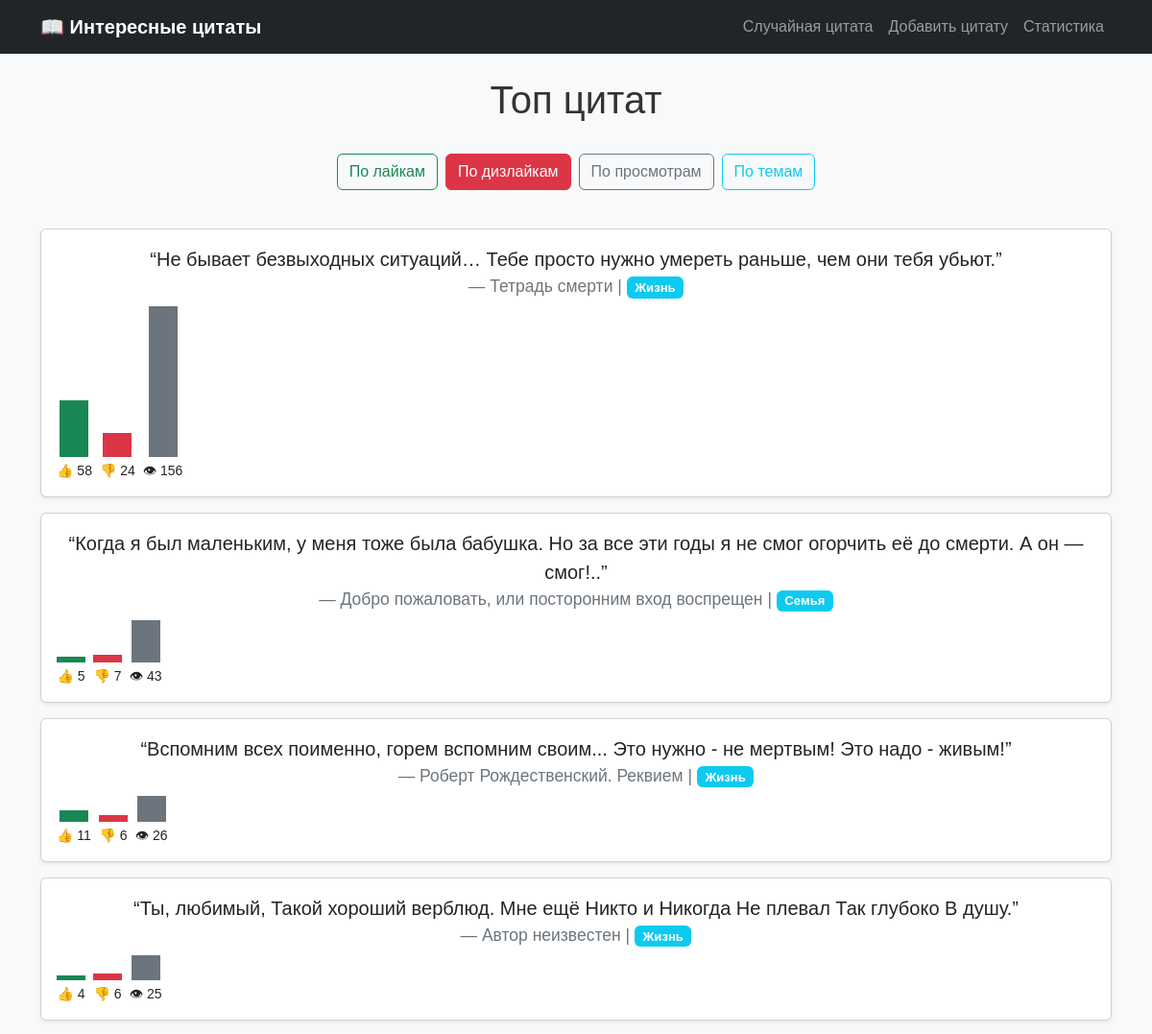
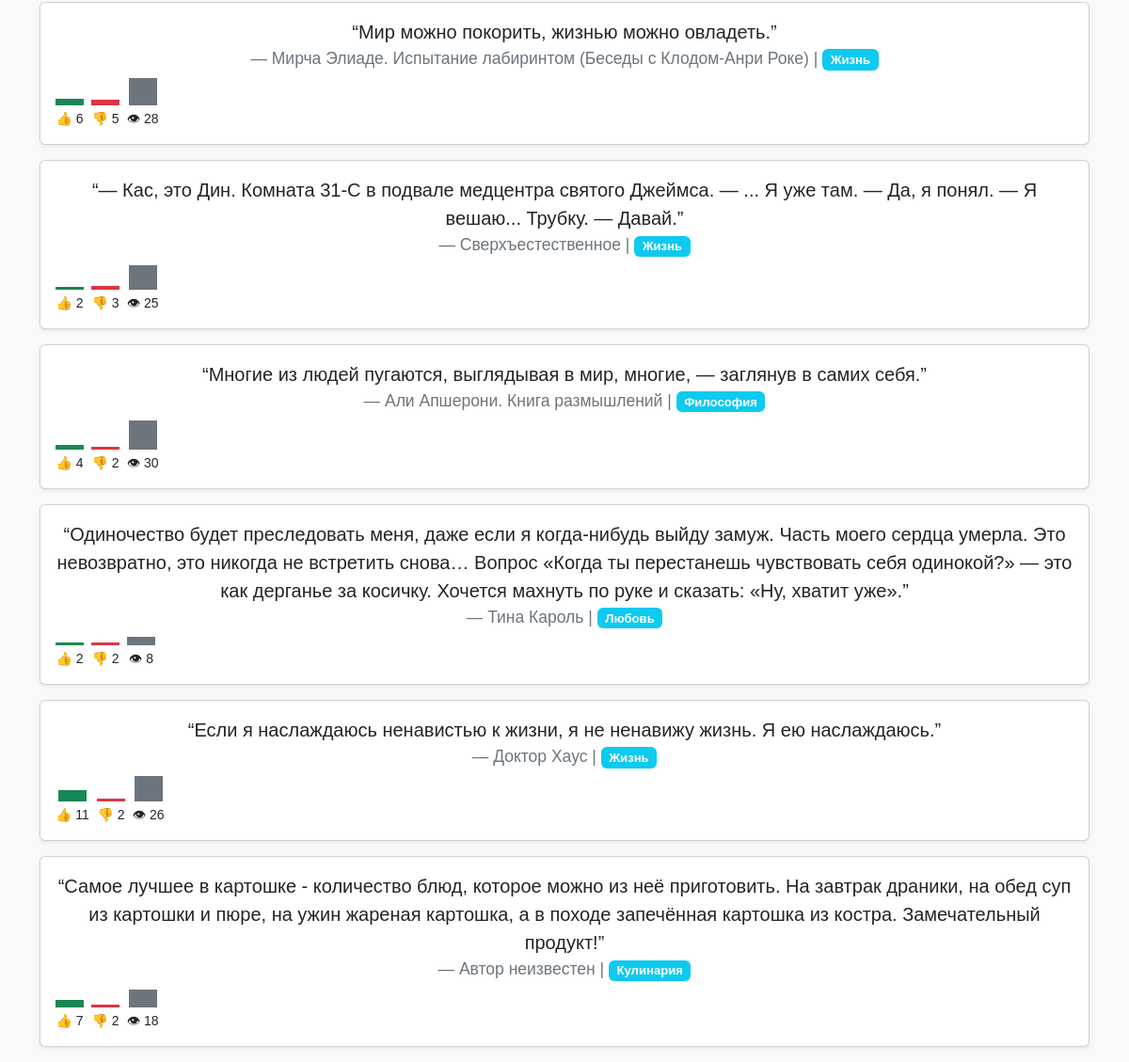
The app's page /top/?sort=dislikes with its own data (2 pictures, top to bottom).
### quotes/models.py (models this page shows, shortened)
class Quote(models.Model):
    text = models.TextField("Текст цитаты", unique=True, error_messages={"unique":"Такая цитата уже существует"})
    source = models.CharField("Источник", max_length=200)
    topic = models.CharField("Тема", max_length=50, choices=TOPIC_CHOICES, default='unknown')
    weight = models.PositiveIntegerField("Вес", default=1, validators=[MinValueValidator(1), MaxValueValidator(10)])
    likes = models.IntegerField(default=0)
    dislikes = models.IntegerField(default=0)
    views = models.IntegerField(default=0)

### quotes/views.py (the view)
# urls.py: path('top/', views.top_quotes, name='top_quotes'),
def top_quotes(request):
    sort = request.GET.get('sort', 'likes')  # по умолчанию лайки
    if sort == "likes":
        quotes = Quote.objects.order_by('-likes')[:10]
    elif sort == "dislikes":
        quotes = Quote.objects.order_by('-dislikes')[:10]
    elif sort == "views":
        quotes = Quote.objects.order_by('-views')[:10]
    else:
        quotes = Quote.objects.order_by('-likes')[:10]  # fallback
    return render(request, 'quotes/top_quotes.html', {'quotes': quotes, 'active_page': 'top_quotes', 'sort':sort})

### quotes/templates/quotes/top_quotes.html (shortened to what this page needs)
{% extends 'quotes/top_layout.html' %}
{% block top_content %}
    {% for quote in quotes %}
    <div class="card mb-3 shadow-sm">
      <div class="card-body">
        <blockquote class="blockquote mb-2">
          <p>“{{ quote.text }}”</p>
          <footer class="blockquote-footer">{{ quote.source }} | <span class="badge bg-info">{{ quote.get_topic_display }}</span></footer>
        </blockquote>
        <div class="d-flex align-items-end">
          <div class="d-flex flex-column align-items-center me-2">
            <div class="bg-success" style="width: 30px; height: {{ quote.likes|add:1 }}px;"></div>
            <small class="mt-1">👍 {{ quote.likes }}</small>
          </div>
          <div class="d-flex flex-column align-items-center me-2">
            <div class="bg-danger" style="width: 30px; height: {{ quote.dislikes|add:1 }}px;"></div>
            <small class="mt-1">👎 {{ quote.dislikes }}</small>
          </div>
          <div class="d-flex flex-column align-items-center">
            <div class="bg-secondary" style="width: 30px; height: {{ quote.views|add:1 }}px;"></div>
            <small class="mt-1">👁 {{ quote.views }}</small>
          </div>
        </div>
      </div>
    </div>
    {% endfor %}
{% endblock %}

### quotes/static/quotes/css/style.css (style rules this page uses)
body { font-family: Arial, sans-serif; background-color: #f4f4f9; margin: 0; padding: 0; text-align: center; color: #333; }

### records on screen
Quote: text "Не бывает безвыходных ситуаций… Тебе просто нужно умереть раньше, чем они тебя убьют.", source "Тетрадь смерти", topic "Жизнь", likes "58", dislikes "24", views "156"
Quote: text "Когда я был маленьким, у меня тоже была бабушка. Но за все эти годы я не смог огорчить её до смерти. А он — смог!..", source "Добро пожаловать, или посторонним вход воспрещен", topic "Семья", likes "5", dislikes "7", views "43"
Quote: text "Вспомним всех поименно, горем вспомним своим... Это нужно - не мертвым! Это надо - живым!", source "Роберт Рождественский. Реквием", topic "Жизнь", likes "11", dislikes "6", views "26"
Quote: text "Ты, любимый, Такой хороший верблюд. Мне ещё Никто и Никогда Не плевал Так глубоко В душу.", source "Автор неизвестен", topic "Жизнь", likes "4", dislikes "6", views "25"
Quote: text "Мир можно покорить, жизнью можно овладеть.", source "Мирча Элиаде. Испытание лабиринтом (Беседы с Клодом-Анри Роке)", topic "Жизнь", likes "6", dislikes "5", views "28"
Quote: text "— Кас, это Дин. Комната 31-C в подвале медцентра святого Джеймса. — ... Я уже там. — Да, я понял. — Я вешаю... Трубку. — Давай.", source "Сверхъестественное", topic "Жизнь", likes "2", dislikes "3", views "25"
Quote: text "Многие из людей пугаются, выглядывая в мир, многие, — заглянув в самих себя.", source "Али Апшерони. Книга размышлений", topic "Философия", likes "4", dislikes "2", views "30"
Quote: text "Одиночество будет преследовать меня, даже если я когда-нибудь выйду замуж. Часть моего сердца умерла. Это невозвратно, это никогда не встретить снова… Вопрос «Когда ты перестанешь чувствовать себя одинокой?» — это как дерганье за косичку. Хочется махнуть по руке и сказать: «Ну, хватит уже».", source "Тина Кароль", topic "Любовь", likes "2", dislikes "2", views "8"
Quote: text "Если я наслаждаюсь ненавистью к жизни, я не ненавижу жизнь. Я ею наслаждаюсь.", source "Доктор Хаус", topic "Жизнь", likes "11", dislikes "2", views "26"
Quote: text "Самое лучшее в картошке - количество блюд, которое можно из неё приготовить. На завтрак драники, на обед суп из картошки и пюре, на ужин жареная картошка, а в походе запечённая картошка из костра. Замечательный продукт!", source "Автор неизвестен", topic "Кулинария", likes "7", dislikes "2", views "18"
